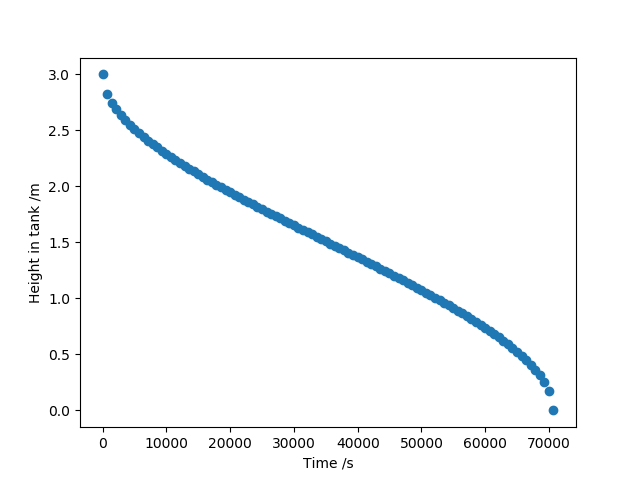

Here is the Python script that generated this plot:
import numpy as np
import pylab

Polynomial = np.polynomial.Polynomial

# Radius of the spherical tank in m
R = 1.5
# Flow rate out of the tank, m^3.s-1
F = 2.e-4
# Total volume of the tank
V0 = 4/3 * np.pi * R**3
# Total time taken for the tank to empty
T = V0 / F

# coefficients of the quadratic and cubic terms
# of p(h), the polynomial to be solved for h
c2, c3 = np.pi * R, -np.pi / 3

N = 100
# array of N time points between 0 and T inclusive
time = np.linspace(0, T, N)
# create the corresponding array of heights h(t)
h = np.zeros(N)
for i, t in enumerate(time):
    c0 = F*t - V0
    p = Polynomial([c0, 0, c2, c3])
    # find the three roots to this polynomial
    roots = p.roots()
    # we want the one root for which 0 <= h <= 2R
    h[i] = roots[(0 <= roots) & (roots <= 2*R)][0]

pylab.plot(time, h, 'o')
pylab.xlabel('Time /s')
pylab.ylabel('Height in tank /m')
pylab.savefig('spherical_tank.png')
